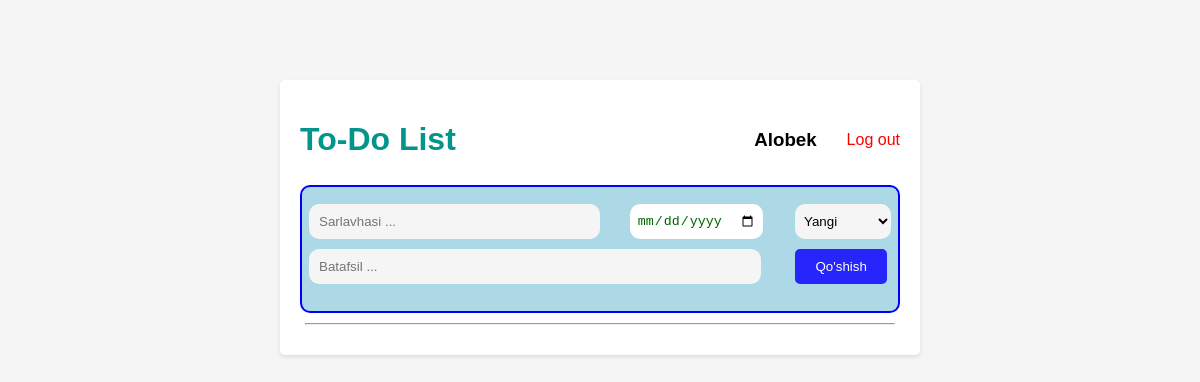
The app's page /plans/ (signed in), older data.
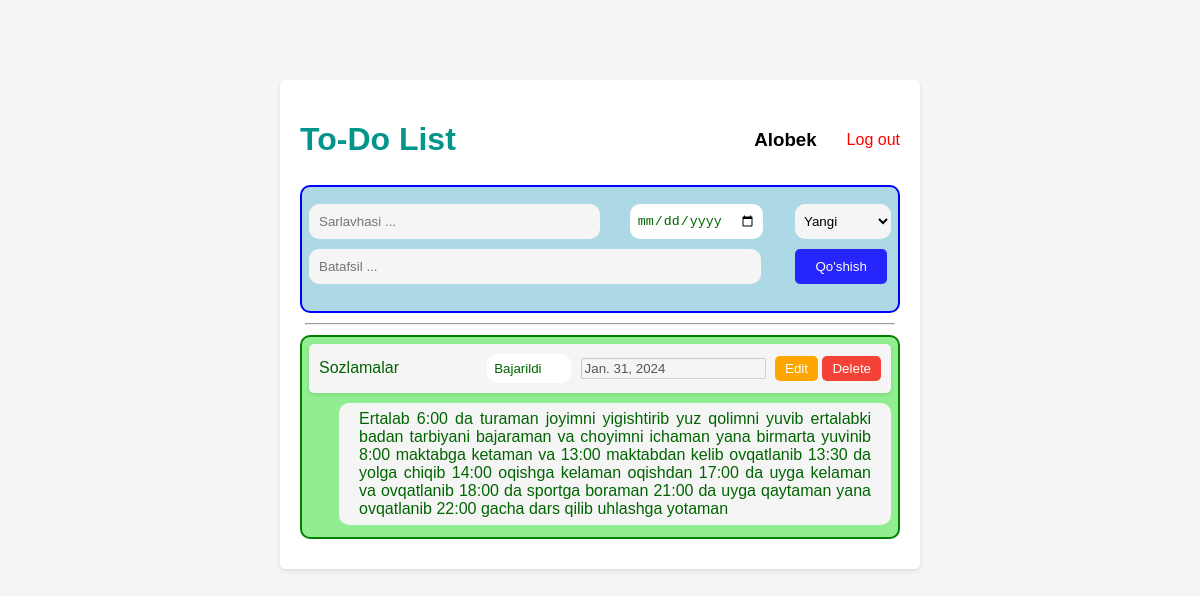
The same page, newer data.
### asosiy/models.py (models this page shows, shortened)
class Plan(models.Model):
    HOLATLAR = (
        ('Yangi','Yangi'),
        ('Bajarilyapti','Bajarilyapti'),
        ('Bajarildi','Bajarildi'),
    )
    sarlavha = models.CharField(max_length=150)
    batafsil = models.TextField()
    holat = models.CharField(max_length=20, choices=HOLATLAR)
    sana = models.DateField()
    foydalanuvchi = models.ForeignKey(User, on_delete=models.CASCADE, null=True)

### asosiy/views.py (the view, shortened to what this page needs)
# urls.py: path('plans/', plans, name='plans'),
def plans(request):
    if request.user.is_authenticated:
        if request.method == 'GET':
            content = {
                'todolar':Plan.objects.filter(foydalanuvchi=request.user),
                'user':request.user.username
            }
            return render(request,'index.html',content)
    else:
        return redirect('login')

### templates/index.html (shortened to what this page needs)
<!DOCTYPE html>
<html>
  <head>
      {% load static %}
    <link rel="stylesheet" type="text/css" href="{% static 'style.css' %}">
  </head>
  <body>
    <div class="container">
        <div class="head">
            <h1>To-Do List</h1>
            <div style="display: flex; align-items: center;">
                <h3 style="text-transform:capitalize">{{user}}</h3>
                <a href="/logout/" style="text-decoration: none; color: REd;">
                Log out
                </a>
            </div>
      </div>
      <div class="task-add">
        <form id="task-form" method="post"> {% csrf_token %}
            <div class="form1">
              <input type="text" name="s" placeholder="Sarlavhasi ...">
              <input type="date" name="sa">
              <select name="h">
                <option class="opt" value="Yangi">
                  Yangi
                </option>
              </select>
            </div>
            <div class="fomr1">
              <input type="text" name="b" placeholder="Batafsil ...">
              <button type="submit" class="btn">Qo'shish</button>
            </div>
          </form>
      </div>
      <hr style="margin: 10px 5px;">
        {% for i in todolar %}
      <div class="task">
        <ul id="task-list">
          <li>
              <div>
                  {{i.sarlavha}}
              </div>
              <div>
                    <input type="text" value="{{i.holat}}" disabled>
                    <input value="{{i.sana}}" disabled>
                    <button type="submit" class="edit"><a href="/edit/{{i.id}}/">Edit</a></button>
                    <button type="submit" class="delete"><a href="/todo_ochir/{{i.id}}/">Delete</a></button>
              </div>
          </li>
        </ul>
        <ul class="details">
            {{i.batafsil}}
        </ul>
      </div>
        {% endfor %}
    </div>
  </body>
</html>

### static/style.css (style rules this page uses)
body { font-family: Arial, sans-serif; background-color: #f5f5f5; }
.container { max-width: 600px; margin: 10vh auto; padding: 20px; background-color: #fff; border-radius: 5px; box-shadow: 0 2px 4px rgba(0, 0, 0, 0.1); }
.head { display: flex; justify-content: space-between; align-items: center; }
h1 { text-align: center; color: rgb(3, 149, 139); }
h3 { margin-right: 30px; }
a { text-decoration: none; color: white; }
form { margin-bottom: 20px; }
.form1 { display: flex; justify-content: center; margin: 10px 0; }
input[type="text"] { flex: 1; width: 432px; padding: 10px; border: none; border-radius: 10px; background-color: #f5f5f5; margin: 0px 30px 0px 0px }
input[type="date"] { border-radius: 10px; border: 0; padding: 7px; margin-right: 32px; color: darkgreen; }
.task input { margin-right: 5px; }
.task input[type="text"] { width: 70px; background-color: white; color: darkgreen; padding: 7px; }
select { cursor: pointer; border: 0px; border-radius: 10px; background-color: #f5f5f5; padding: 5px; }
.opt { color: #807d7d; background-color: white; }
button { padding: 10px 20px; border: none; border-radius: 5px; background-color: rgb(37, 37, 252); color: #fff; cursor: pointer; }
ul { list-style: none; padding: 0; margin: 0; }
li { display: flex; justify-content: space-between; align-items: center; background-color: #f5f5f5; padding: 10px; margin-bottom: 10px; border-radius: 5px; box-shadow: 0 2px 4px rgba(0, 0, 0, 0.1); }
.delete { background-color: #f44336; color: #fff; padding: 5px 10px; border: none; border-radius: 5px; cursor: pointer; }
.edit { background-color: orange; color: #fff; padding: 5px 10px; border: none; border-radius: 5px; cursor: pointer; }
.details { margin: 0px 0px 5px 30px; background-color: #f5f5f5; padding: 7px 20px; border-radius: 10px; text-align: justify; }
.task { border: 2px solid green; background-color: lightgreen; border-radius: 10px; padding: 7px; margin: 10px 0; color: darkgreen; }
.task-add { background-color: lightblue; border-radius: 10px; padding: 7px; margin: 5px 0; border: 2px solid blue; }

Row changes from the older to the newer data that the page shows:
added Plan: sarlavha "Sozlamalar", holat "Bajarildi", sana "Jan. 31, 2024", batafsil "Ertalab 6:00 da turaman joyimni yigishtirib yuz qolimni yuvib ertalabki badan tarbiyani bajaraman va choyimni ichaman yana birmarta yuvinib 8:00 maktabga ketaman va 13:00 maktabdan kelib ovqatlanib 13:30 da yolga chiqib 14:00 oqishga kelaman oqishdan 17:00 da uyga kelaman va ovqatlanib 18:00 da sportga boraman 21:00 da uyga qaytaman yana ovqatlanib 22:00 gacha dars qilib uhlashga yotaman"
